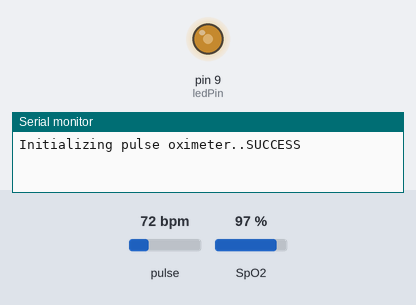
A sketch run on a simulated Arduino Uno, built with avr-gcc and run on an emulated ATmega328P. On the bench: output pins drawn as LEDs (lit = HIGH), the last lines printed to the serial monitor. Dashed ring = blinking. Inputs (shaded band) come from the test bench; at power-on: pulse 72 bpm, SpO2 97 %.

Above: at 0.2 s.
At 1.2 s:
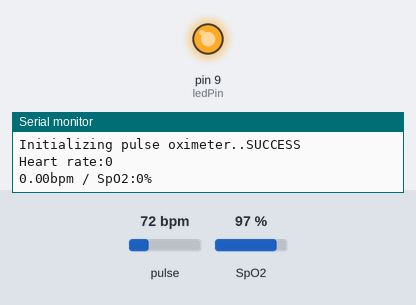
1.3 s: pulse set to 42 bpm
5.7 s: pulse set to 100 bpm
At 6.46 s:
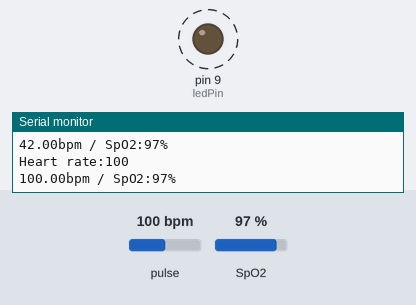
Timing chart, 0 to 15.2 s (numbered marks = the images above; inputs shaded):
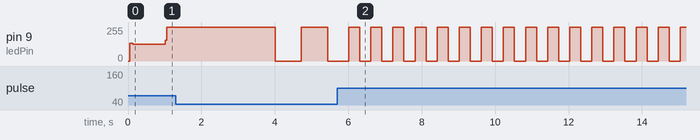

Measured:
- after the input at 5.7 s, pin 9 (ledPin): alternates 255/255 for 0.30 s and 0/255 for 0.30 s, starting after 0.31 s

The sketch:

MAX30100_Rose.ino
```cpp
#include <elapsedMillis.h>

/*
  Arduino-MAX30100 oximetry / heart rate integrated sensor library
  Copyright (C) 2016  OXullo Intersecans <x@brainrapers.org>

  This program is free software: you can redistribute it and/or modify
  it under the terms of the GNU General Public License as published by
  the Free Software Foundation, either version 3 of the License, or
  (at your option) any later version.

  This program is distributed in the hope that it will be useful,
  but WITHOUT ANY WARRANTY; without even the implied warranty of
  MERCHANTABILITY or FITNESS FOR A PARTICULAR PURPOSE.  See the
  GNU General Public License for more details.

  You should have received a copy of the GNU General Public License
  along with this program.  If not, see <http://www.gnu.org/licenses/>.
*/

#include <Wire.h>
#include "MAX30100_PulseOximeter.h"

#define REPORTING_PERIOD_MS     1000

// PulseOximeter is the higher level interface to the sensor
// it offers:
//  * beat detection reporting
//  * heart rate calculation
//  * SpO2 (oxidation level) calculation
PulseOximeter pox;

bool pin_state = 1;
elapsedMillis pulse_t = 0;

uint32_t tsLastReport = 0;
const int ledPin = 9;
int times = 0;

void setup()
{
  Serial.begin(9600);

  Serial.print("Initializing pulse oximeter..");

  // Initialize the PulseOximeter instance
  // Failures are generally due to an improper I2C wiring, missing power supply
  // or wrong target chip
  if (!pox.begin()) {
    Serial.println("FAILED");
    for (;;);
  } else {
    Serial.println("SUCCESS");
  }

  pinMode(ledPin, OUTPUT);
  // The default current for the IR LED is 50mA and it could be changed
  //   by uncommenting the following line. Check MAX30100_Registers.h for all the
  //   available options.
  // pox.setIRLedCurrent(MAX30100_LED_CURR_7_6MA);
  for (int i = 0; i < 10; i++) {
    pox.update();


    // Asynchronously dump heart rate and oxidation levels to the serial
    // For both, a value of 0 means "invalid"
    if (millis() - tsLastReport > REPORTING_PERIOD_MS) {
      Serial.print("Heart rate:");
      int bpm = pox.getHeartRate();


    }

  }
  pulse_t = 0;
}

void loop()
{
  // Make sure to call update as fast as possible
  pox.update();


  // Asynchronously dump heart rate and oxidation levels to the serial
  // For both, a value of 0 means "invalid"
  if (millis() - tsLastReport > REPORTING_PERIOD_MS) {
    Serial.print("Heart rate:");
    int bpm = pox.getHeartRate();
    Serial.println(bpm);
    Serial.print(pox.getHeartRate());
    Serial.print("bpm / SpO2:");
    Serial.print(pox.getSpO2());
    Serial.println("%");
    tsLastReport = millis();
    times = (60000 / bpm / 2);

  }
  if (pulse_t > times) {
    blink_this();
    pulse_t = 0;
  }
}

void blink_this() {

  pin_state = !pin_state;
  digitalWrite(ledPin, pin_state);


}

//   int times = onBeatDetected();
//    Serial.println(times);
//    digitalWrite(ledPin, HIGH);
//  //Serial.println("HIGH");
//    delay(times);
//  //digitalWrite(ledPin, LOW);
//  //delay(times);
//    digitalWrite(ledPin, LOW);
//    delay(times);
//  //pox.setOnBeatDetectedCallback(onBeatDetected);
```
